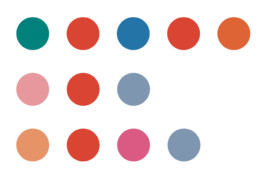
#> input picture dots.jpg, 265 x 177 px
$ jupyter execute --allow-errors Camera.ipynb
#> lines starting #> are read from the running program, lines starting #| are printed output that depends on the picture; after the words box and inside, x2 and y2 are one past the last pixel; in counts of white or black regions, pixels touching at a corner belong together; pictures that were not available may be replaced by others from this repository, and a replacement may not be noted
[cell 1]
import numpy as np
import cv2
import time
import imutils
from imutils import contours as imutilscontours
import serial

# arduinoData = serial.Serial('com12', 115200)
def control_motor(direction, time): #direction 0 or 1, time im miliseconds
    d = int(direction+1)
    if time < 100:
        z = str(d) + '00' + str(time)
    else:
        z = str(d) + '0' + str(time)

    f = bytes(z, encoding='utf-8')
    print(z)
    arduinoData.write(f)

# test with dot image
image = cv2.imread("dots.jpg")
#> image is the input picture: shape (177, 265, 3); mean B, G, R 222.8, 223.2, 236.7

# config the color range
lower_red_bgr=np.array([0, 0, 200])
upper_red_bgr=np.array([40, 40, 255])

lower_red_hsv_a = np.array([170,125,150])
upper_red_hsv_a = np.array([180,255,255])

lower_red_hsv_b = np.array([0,100,190])
upper_red_hsv_b = np.array([10,255,255])


# start the capture
cap = cv2.VideoCapture('http://192.168.178.12:8080/video')
time.sleep(1.0)
if not cap.isOpened():
    print("Cam open failed")
else:
#     cap.set(cv2.CAP_PROP_FRAME_WIDTH,1920); # 1080p
#     cap.set(cv2.CAP_PROP_FRAME_HEIGHT,1080); # 1080p

#     cap.set(cv2.CAP_PROP_FRAME_WIDTH,1280); # 720p
#     cap.set(cv2.CAP_PROP_FRAME_HEIGHT,720); # 720p

    # Check the resolution
    frame_size = (int(cap.get(cv2.CAP_PROP_FRAME_WIDTH)),
                  int(cap.get(cv2.CAP_PROP_FRAME_HEIGHT)))
    print('res'),print(frame_size)

    ret, frame = cap.read()
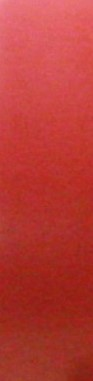
#> input picture tape (1).jpg, 93 x 381 px, given in place of video, which was not available
#> frame is the input picture: shape (381, 93, 3); mean B, G, R 53.5, 59, 184.1
#> `hsv=cv2.cvtColor(blurred,cv2.COLOR_BGR2HSV)`: hsv: shape (381, 93, 3); mean H, S, V 26.8, 185.2, 184.1
#> `mask_bgr=cv2.inRange(hsv,lower_red_bgr,upper_red_bgr)`: mask_bgr: shape (381, 93); every value is 0
#> `mask_hsv_a = cv2.inRange(hsv,lower_red_hsv_a,upper_red_hsv_a)`:
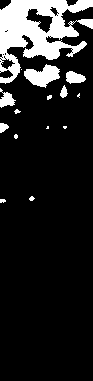
#> mask_hsv_a: shape (381, 93); 14% white; 15 white regions (6 under 20 px), largest, box (x1, y1, x2, y2) and area: (0, 0, 93, 84) 3844, (24, 64, 60, 88) 508, (66, 71, 86, 84) 181
#> `mask_hsv_b = cv2.inRange(hsv,lower_red_hsv_b,upper_red_hsv_b)`: mask_hsv_b: shape (381, 93); 27.7% white; 13 white regions (5 under 20 px), largest, box (x1, y1, x2, y2) and area: (0, 7, 93, 164) 9178, (26, 9, 53, 33) 298, (0, 56, 15, 69) 82
#> `mask = mask_bgr + mask_hsv_a + mask_hsv_b`: mask: shape (381, 93); 41.6% white; 5 white regions, box (x1, y1, x2, y2) and area: (0, 0, 93, 164) 14638, (16, 165, 26, 171) 48, (6, 169, 13, 174) 27, (29, 196, 35, 201) 20, (0, 199, 6, 203) 20
#> `mask = cv2.erode(mask, None, iterations=2)`: mask: shape (381, 93); 40.3% white; 3 white regions (2 under 20 px), largest, box (x1, y1, x2, y2) and area: (0, 0, 93, 161) 14268
#> `mask = cv2.dilate(mask, None, iterations=2)`:
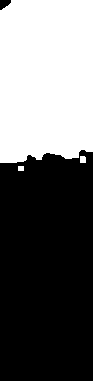
#> mask: shape (381, 93); 41.3% white; 3 white regions
#> `cnts = cv2.findContours(mask.copy(), cv2.RETR_EXTERNAL,cv2.CHAIN_APPRO..`: cnts = 3 contours; box (x1, y1, x2, y2) and area: (0, 0, 93, 163) 14322, (80, 156, 86, 163) 30, (18, 166, 24, 171) 20
#> `contours, hierarchy = cnts`: contours has the same summary as cnts
#> `cnts, a = imutilscontours.sort_contours(cnts)`: a = ((0, 0, 93, 163), (18, 166, 6, 5), (80, 156, 6, 7))
#> `n = min(len(cnts),4)`: n = 3
#> the loop `for i in range(n):` made 3 passes
#> after the loop `for i in range(n):`:
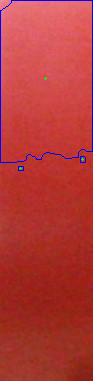
#> frame: shape (381, 93, 3); 1.57% of pixels changed, all inside (x1, y1, x2, y2) = (0, 0, 93, 171)
#> after the loop `for i in range(n):`: center = [(45, 78), (20, 168), (82, 159)]
#| [(45, 78), (20, 168), (82, 159)]
#> `cv2.putText(frame, fps_text, (0, 10), cv2.FONT_HERSHEY_DUPLEX, 0.5, (0..`: frame: shape (381, 93, 3); 0.49% of pixels changed, all inside (x1, y1, x2, y2) = (2, 0, 70, 11)
    cv2.imshow('Preview',frame)

    # print(cap.get(cv2.CAP_PROP_FPS))
    cap.set(cv2.CAP_PROP_FPS, 30)
    print(cap.get(cv2.CAP_PROP_FPS))

# [12 lines of commented-out code are left out]
i=1
lock = False
old = time.time()
t_old = time.time()
gc = 0
acc_c = 0
#> (the rest of this cell did not finish here and is left out)

[cell 2]
import numpy as np
import cv2, PIL
from cv2 import aruco
import matplotlib.pyplot as plt
import matplotlib as mpl
import pandas as pd
arucodict = aruco.DICT_4X4_50
aruco_dict = aruco.Dictionary_get(arucodict)
fig = plt.figure(figsize = (15,12))
nx = 4
ny = 3
for i in range(1, nx*ny+1):
    ax = fig.add_subplot(ny,nx, i)
    img = aruco.drawMarker(aruco_dict,i, 700)
    plt.imshow(img, cmap = mpl.cm.gray, interpolation = "nearest")
    ax.axis("off")

plt.savefig("data/markers.jpg")
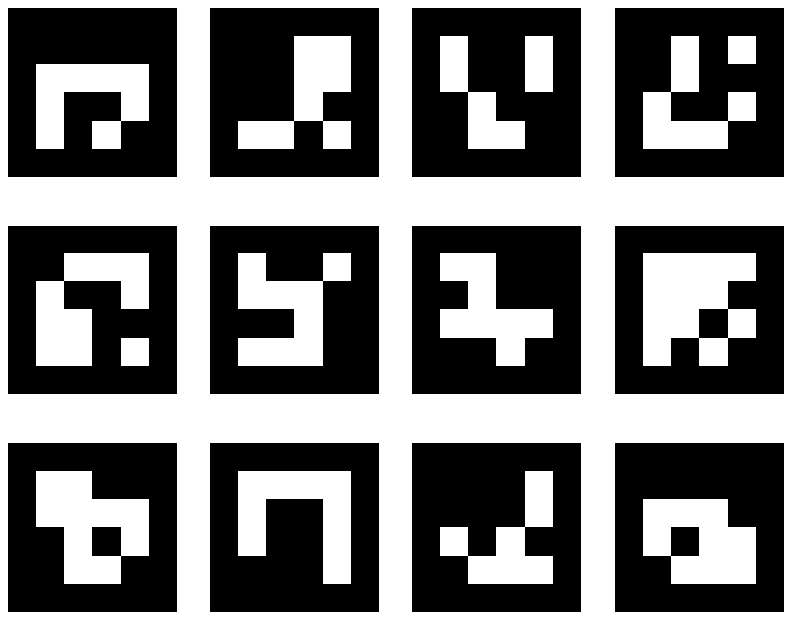
#> figure drawn by matplotlib, 12 panels
plt.show()

[cell 3]
frame = cv2.imread("data/markers.jpg")
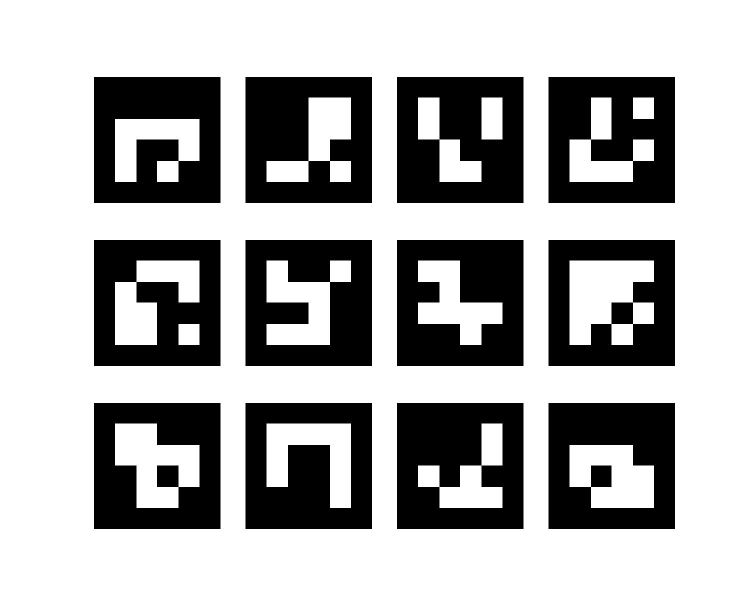
#> frame: shape (1200, 1500, 3) (shown at 1/2 size); min 0, max 255, mean 173.1
plt.figure(figsize = (15,15))
plt.imshow(frame)
plt.show()

gray = cv2.cvtColor(frame, cv2.COLOR_BGR2GRAY)
aruco_dict = aruco.Dictionary_get(arucodict)
parameters =  aruco.DetectorParameters_create()
corners, ids, rejectedImgPoints = aruco.detectMarkers(gray, aruco_dict, parameters=parameters)
#> corners = 12 items; ids = [12, 11, 10, 9, 8, 7, 6, 5, 4, 3, 2, 1]; rejectedImgPoints = 17 items
frame_markers = aruco.drawDetectedMarkers(frame.copy(), corners, ids)
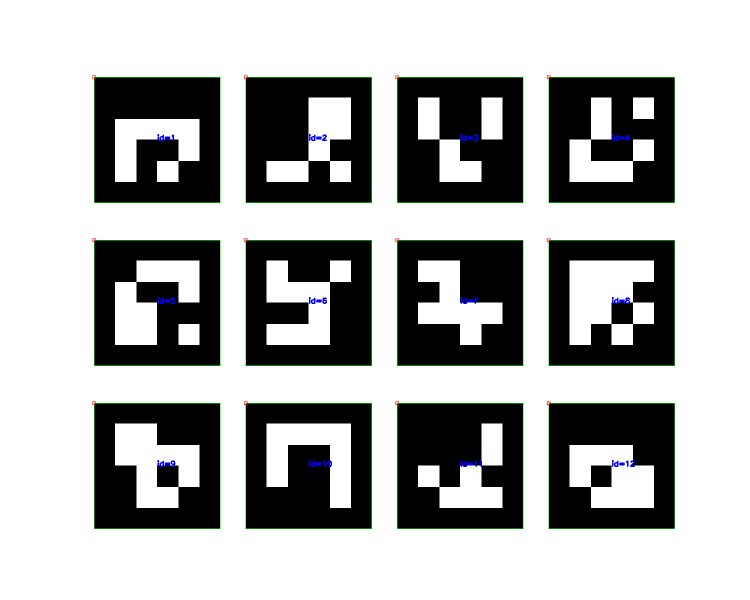
#> frame_markers: shape (1200, 1500, 3) (shown at 1/2 size); mean B, G, R 173.3, 174.6, 172.9

[cell 4]
plt.figure()
plt.imshow(frame_markers)
for i in range(len(ids)):
    c = corners[i][0]
    plt.plot([c[:, 0].mean()], [c[:, 1].mean()], "o", label = "id={0}".format(ids[i]))
#> this loop made 12 passes
#> c on passes 1 to 12: [[1097, 806], [1349, 806], [1349, 1057], [1097, 1057]], [[794, 806], [1046, 806], [1046, 1057], [794, 1057]], [[491, 806], [743, 806], [743, 1057], [491, 1057]], [[188, 806], [440, 806], [440, 1057], [188, 1057]], [[1097, 480], [1349, 480], [1349, 731], [1097, 731]], [[794, 480], [1046, 480], [1046, 731], [794, 731]], [[491, 480], [743, 480], [743, 731], [491, 731]], [[188, 480], [440, 480], [440, 731], [188, 731]], [[1097, 154], [1349, 154], [1349, 405], [1097, 405]], [[794, 154], [1046, 154], [1046, 405], [794, 405]], [[491, 154], [743, 154], [743, 405], [491, 405]], [[188, 154], [440, 154], [440, 405], [188, 405]]
plt.legend()
plt.show()
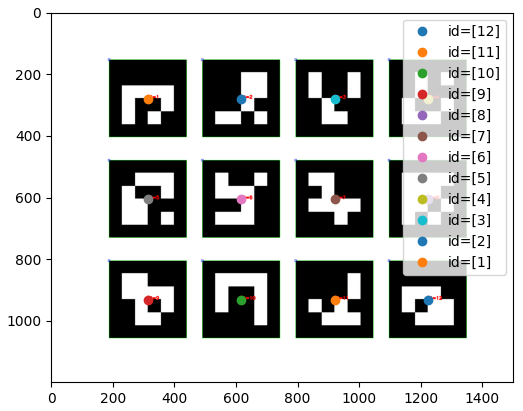
#> figure drawn by matplotlib, 1 panel; B, G, R data is drawn as R, G, B

[cell 5]
import numpy as np
import cv2
from cv2 import aruco
import time

# arucodict = aruco.DICT_6X6_50
aruco_dict = aruco.Dictionary_get(arucodict)
parameters =  aruco.DetectorParameters_create()

# start the capture
cap = cv2.VideoCapture(0)
time.sleep(1.0)
if not cap.isOpened():
    print("Cam open failed")

# main loop
old = time.time()
while(cap.isOpened()):

    # Capture frame-by-frame
    ret, frame = cap.read()

    # Our operations on the frame come here
    gray = cv2.cvtColor(frame, cv2.COLOR_BGR2GRAY)
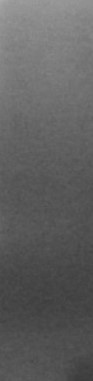
#> gray: shape (381, 93); min 59, max 171, mean 95.8
    corners, ids, rejectedImgPoints = aruco.detectMarkers(gray, aruco_dict, parameters=parameters)
#> corners = (); ids = None; rejectedImgPoints = ()
    frame_markers = aruco.drawDetectedMarkers(frame.copy(), corners, ids)
    if ids is None:
        cv2.putText(frame, '', (0, 10), cv2.FONT_HERSHEY_DUPLEX, 0.5, (0, 255, 0))
    else:
        for i in range(len(ids)):
            c = corners[i][0]
            x = int(c[:, 0].mean())
            y = int(c[:, 1].mean())
            label = "id={0}".format(ids[i])
            cv2.putText(frame, label , (x+10, y+10), cv2.FONT_HERSHEY_DUPLEX, 0.5, (0, 255, 0))
            cv2.circle(frame, (x,y), 1, (0, 255, 0), -1)

    # Trigonometry comes here
    # TODO
    # calculate the distances and the angle

    # Communication comes here
    # TODO
    # send the information to the main script
    # https://medium.com/python-pandemonium/python-socket-communication-e10b39225a4c

    # Display the frames per second
    now = time.time()
    fps = 1/(now - old)
    fps_text = "FPS : %0.0f" % fps
    old = now
    cv2.putText(frame, fps_text, (0, 10), cv2.FONT_HERSHEY_DUPLEX, 0.5, (0, 255, 0))
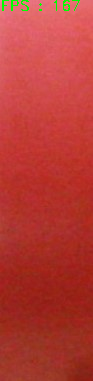
#> frame: shape (381, 93, 3); 0.53% of pixels changed, all inside (x1, y1, x2, y2) = (2, 0, 80, 11)

    # Display the resulting frame
    cv2.imshow('Preview',frame)

    # exit on ESC
    key = cv2.waitKey(1)
#> (key Esc is pressed here)
    if key == 27:
        break

# When everything done, release the capture
cap.release()
cv2.destroyAllWindows()
